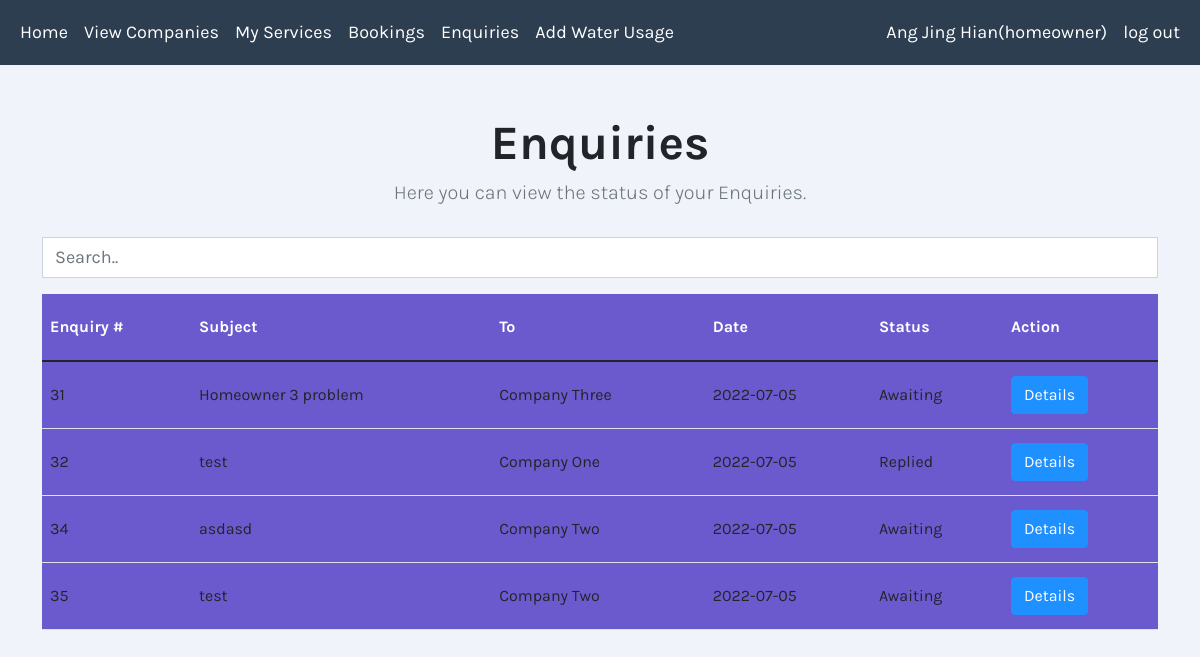
/viewenquiries.php (signed in), run on the app's committed database.
### tables this page shows
CREATE TABLE `Cases` (
  `case_ID` int(11) NOT NULL,
  `case_subject` varchar(30) NOT NULL,
  `company_ID` int(11) NOT NULL,
  `homeowner_ID` int(11) NOT NULL,
  `case_date` varchar(15) NOT NULL,
  `case_status` varchar(10) NOT NULL,
  `case_description` varchar(500) NOT NULL,
  `case_reply` varchar(255) DEFAULT NULL
);

CREATE TABLE `Company` (
  `company_ID` int(11) NOT NULL,
  `username` varchar(50) NOT NULL,
  `password` varchar(255) NOT NULL,
  `name` varchar(50) NOT NULL,
  `email` varchar(50) NOT NULL,
  `phone` int(11) NOT NULL,
  `address` varchar(255) NOT NULL,
  `postal_code` int(11) NOT NULL,
  `description` varchar(255) NOT NULL,
  `user_type` varchar(20) NOT NULL,
  `suspended` tinyint(1) NOT NULL DEFAULT 0,
  `verified` tinyint(1) NOT NULL DEFAULT 0
);

### classes.php (the view, shortened to what this page needs)
<?php
include_once 'cssLinks.php';
class Homeowner{
  private $conn = NULL;
  function __construct() {
    include("conn.php");
    $this->conn = $conn;
  }
  function tableHeaderEnquiries()
  {
    echo "<table class='table table-hover datatable_style' >
            <thead>
            <tr class='table-padding text-white'>
              <th class='hide-box'>Enquiry #</th>
              <th>Subject</th>
              <th>To</th>
              <th>Date</th>
              <th>Status</th>
              <th>Action</th>
            </tr>
            </thead>
            <tbody class='search-table'>";
  }
 function viewEnquiries(){
    $casesTable = "CREATE TABLE IF NOT EXISTS Cases (
       case_ID INT PRIMARY KEY NOT NULL AUTO_INCREMENT,
       case_subject VARCHAR(30) NOT NULL,
       company_ID int(11) NOT NULL,
       homeowner_ID int(11) NOT NULL,
       case_date VARCHAR(15) NOT NULL,
       case_status VARCHAR(10) NOT NULL,
       case_description VARCHAR(500) NOT NULL)";
    mysqli_query($this->conn, $casesTable);
    $homeowner_ID = $_SESSION['ID'];
    try {
       $query = "SELECT cas.*,comp.name
                 FROM Cases AS cas
                 JOIN Company AS comp
                 ON cas.company_ID = comp.company_ID
                 WHERE homeowner_id = '$homeowner_ID'";
       $result = mysqli_query($this->conn, $query);
       if (mysqli_num_rows($result) < 1) {
           echo "<br><br>No enquiries are found.<br><br>";
       } else {
          $this->tableHeaderEnquiries();
           while (($Row = mysqli_fetch_assoc($result)) != FALSE) {
               echo "
                       <tr class='table-padding'>
                       <form method='post' action='viewEnquiryDetails.php'>
                          <td class='hide-box'>" . $Row['case_ID'] . "</td>".
                         "<td>" . $Row['case_subject'] . "</td>".
                         "<td>" . $Row['name'] . "</td>".
                         "<td>" . $Row['case_date'] ."</td>".
                         "<td>" . $Row['case_status'] ."</td>".
                         "<td class ='align-middle'><input type='submit' class='btn  btn-primary btn-mobile' name='Details' value='Details'></td>".
                         "<input type ='hidden' value ='".$Row['case_subject']."' name ='case_subject'/>".
                         "<input type ='hidden' value ='".$Row['name']."' name ='company_name'/>".
                         "<input type ='hidden' value ='".$Row['case_description']."' name ='case_description'/>".
                         "<input type ='hidden' value ='".$Row['case_reply']."' name ='case_reply'/>".
                         "<input type ='hidden' value ='".$Row['case_date']."' name ='case_date'/>".
                         "<input type ='hidden' value ='".$Row['case_status']."' name ='case_status'/>".
                         "<input type ='hidden' value ='".$Row['case_ID']."' name ='case_ID'/>"."
                       </tr>
                     </form>";
           }
           echo "</tbody></table>";
       }
    } catch (Exception $e){
       echo "<br><br>No products are found.<br><br>";
       echo "<p>Error " . mysqli_errno($this->conn). ": " . mysqli_error($this->conn);
    }
}
}

### css/main.css (style rules this page uses)
body { font-family: 'Karla', sans-serif !important; background-color:#F0F3F9 !important; font-size: 18px; }
.btn-primary { background-color:DodgerBlue !important ; border-color:DodgerBlue !important ; }
.table-padding { line-height:50px; background-color:SlateBlue; }

### data on the page
cases: case_ID "31", case_subject "Homeowner 3 problem", company_ID.name "Company Three", case_date "2022-07-05", case_status "Awaiting"
cases: case_ID "32", case_subject "test", company_ID.name "Company One", case_date "2022-07-05", case_status "Replied"
cases: case_ID "34", case_subject "asdasd", company_ID.name "Company Two", case_date "2022-07-05", case_status "Awaiting"
cases: case_ID "35", case_subject "test", company_ID.name "Company Two", case_date "2022-07-05", case_status "Awaiting"

### other printed values
$_SESSION["name"] "Ang Jing Hian"
$_SESSION["user_type"] "homeowner"
